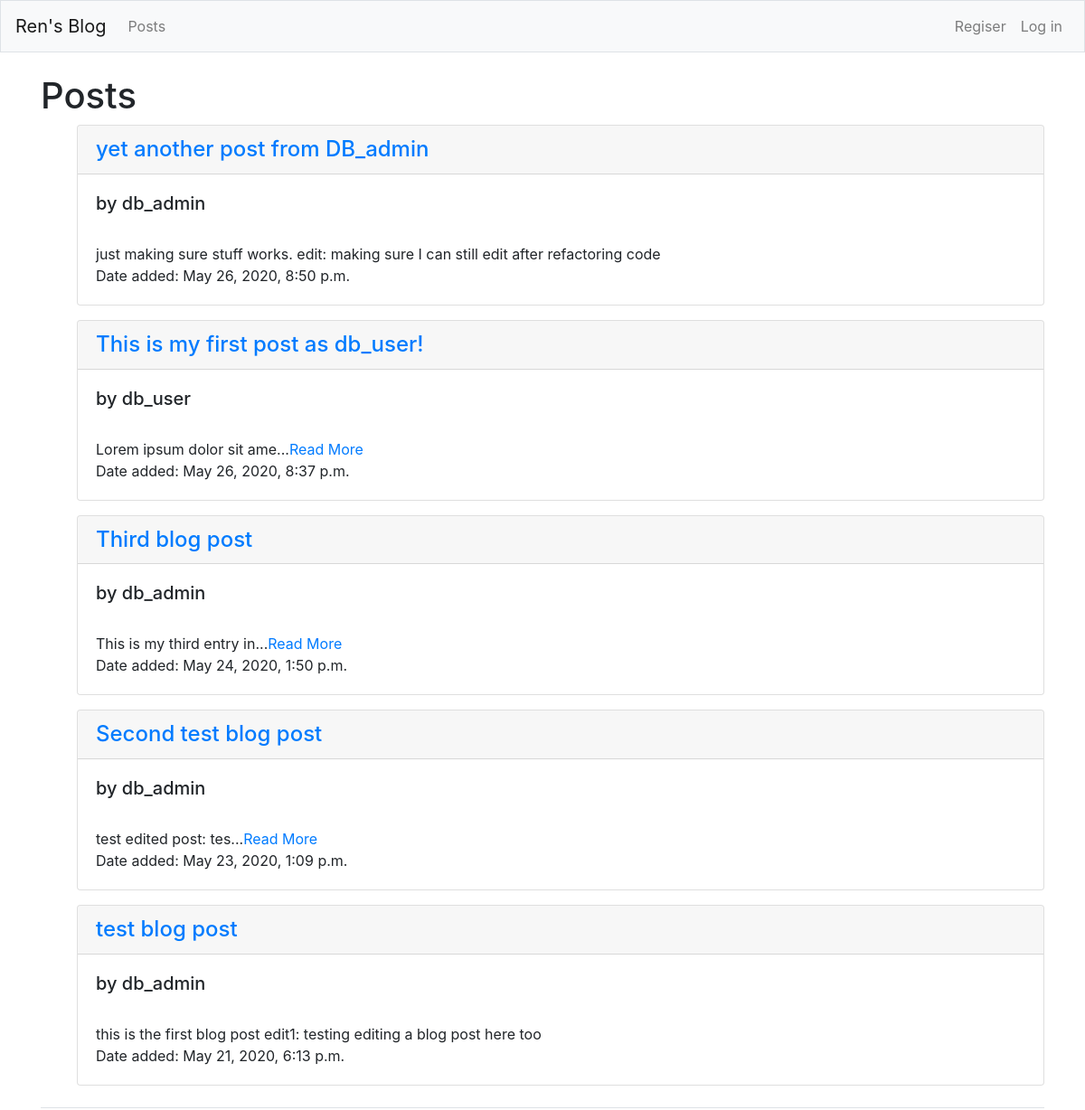
The app's page /posts/, older data.
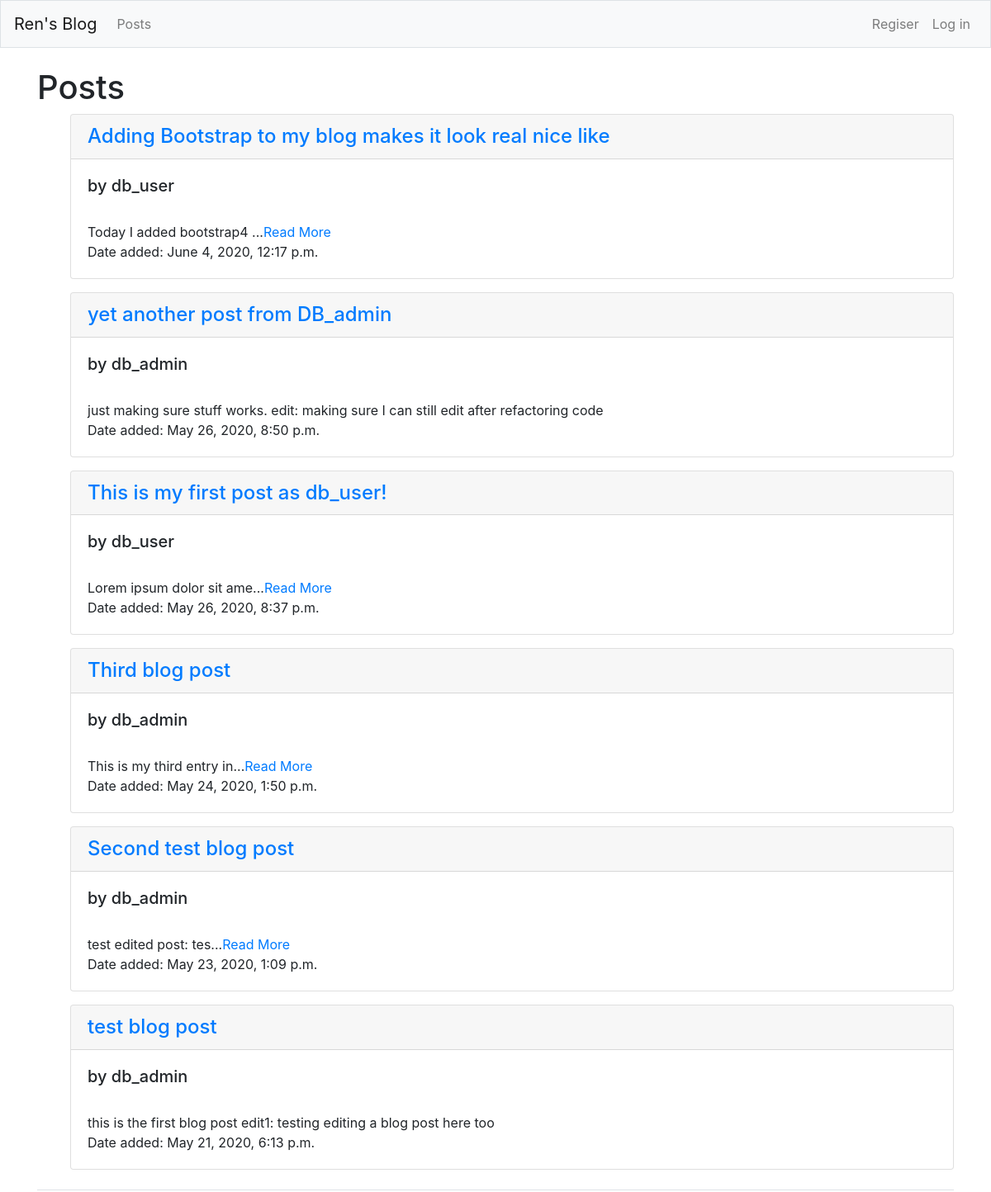
The same page, newer data.
### blogs/models.py (models this page shows, shortened)
class BlogPost(models.Model):
    date_added = models.DateTimeField(auto_now_add=True)
    title = models.CharField(max_length=64, unique=True)
    text = models.TextField()
    owner = models.ForeignKey(User, on_delete=models.CASCADE)

### blogs/views.py (the view)
# urls.py: path('posts/', views.posts, name='posts'),
def posts(request):
    posts = BlogPost.objects.order_by('-date_added')
    context = {'posts': posts}
    return render(request, 'blogs/posts.html', context)

### blogs/templates/blogs/posts.html (shortened to what this page needs)
{% extends "blogs/base.html" %}
{% load bootstrap4 %}
{% block page_header %}
    <h1>Posts</h1>
{% endblock page_header%}
{% block content %}
<ul>
    {% for post in posts %}
    <div class="card mb-3">
        <h4 class="card-header">
          <a href="{% url 'blogs:post' post.id %}">{{ post.title }}</a>
        </h4>
      <div class="card-body">
        <h5>by {{ post.owner }}</h5>
        <br>
        {% if post.text|length > 100 %}
          {{post.text|slice:":25"}}...<a href="{% url 'blogs:post' post.id %}">Read More</a>
          <br>
          Date added: {{ post.date_added }}
        {% else %}
          {{post.text}}
          <br>
          Date added: {{ post.date_added }}
        {% endif %}
        <br>
      </div>
    </div>
  {% empty %}
    There are no entries yet.
  {% endfor %}
</ul>
{% endblock content %}

### blogs/templates/blogs/base.html (shortened to what this page needs)
{% load bootstrap4 %}
<!doctype html>
<html lang="en">
<head>
    {% bootstrap_css %}
</head>
<body>
    <nav class="navbar navbar-expand-md navbar-light bg-light mb-4 border">
        <a class="navbar-brand" href="{% url 'blogs:index' %}">
            Ren's Blog
        </a>
        <div class="collapse navbar-collapse" id="navbarCollapse">
            <ul class="navbar-nav mr-auto">
                <li class="nav-item">
                    <a class="nav-link" href="{% url 'blogs:posts' %}">
                        Posts
                    </a>
                </li>
            </ul>
            <ul class="navbar-nav ml-auto">
                {% if user.is_authenticated %}
                <li class="nav-item">
                    <span class="navbar-text">Hello, {{ user.username }}.</span>
                </li>
                <li class="nav-item">
                    <a class="nav-link" href="{% url 'users:logout' %}">Log out</a>
                </li>
                <li class="nav-item">
                    <a class="nav-link" href="{% url 'blogs:new_post' %}">
                        Add a new post
                    </a>
                </li>
                {% else %}
                <li class="nav-item">
                    <a class="nav-link" href="{% url 'users:register' %}">Regiser</a>
                </li>
                <li class="nav-item">
                    <a class="nav-link" href="{% url 'users:login' %}">Log in</a>
                </li>
                {% endif %}
            </ul>
        </div>
    </nav>
    <main role="main" class="container">
        <div class="pb-2 mb-2 border-bottom">
            {% block page_header %}{% endblock page_header %}
        <div>
            {% block content %}{% endblock content%}
        </div>
    </main>
</body>
</html>

Row changes from the older to the newer data that the page shows:
added BlogPost: title "Adding Bootstrap to my blog makes it look real nice like", owner "db_user", text "Today I added bootstrap4", date_added "June 4, 2020, 12:17 p.m."
